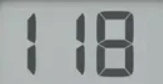
#> input picture tutorial_env/omrontest.png, 163 x 84 px, found by its file name
$ python main.py
#> lines starting #> are read from the running program, lines starting #| are printed output that depends on the picture; after the words box and inside, x2 and y2 are one past the last pixel; in counts of white or black regions, pixels touching at a corner belong together
### tutorial_env/segments.py
import numpy as np

class Segments:
    def __init__(self):
        # create a 7seg model
        self.flags = [];
        self.segments = [];
        h1 = [[0, 1.0],[0, 0.1]];       # 0
        h2 = [[0, 1.0],[0.45, 0.55]];   # 1
        h3 = [[0, 1.0],[0.9, 1.0]];     # 2
        vl1 = [[0, 0.2],[0, 0.5]];      # 3 # upper-left
        vl2 = [[0, 0.2],[0.5, 1.0]];    # 4
        vr1 = [[0.8, 1.0],[0, 0.5]];    # 5 # upper-right
        vr2 = [[0.8, 1.0], [0.5, 1.0]]; # 6
        self.segments.append(h1);
        self.segments.append(h2);
        self.segments.append(h3);
        self.segments.append(vl1);
        self.segments.append(vl2);
        self.segments.append(vr1);
        self.segments.append(vr2);

    # process an image and set flags
    def digest(self, number):
        # reset flags
        self.flags = [];

        # check res to see if it's a one
        h, w = number.shape[:2];
        if w < 0.5 * h:
            self.flags.append(5);
            self.flags.append(6);
            return;

        # check for segments
        for a in range(len(self.segments)):
            seg = self.segments[a];
            # get bounds
            xl, xh = seg[0];
            yl, yh = seg[1];
            # convert to pix coords
            xl = int(xl * w);
            xh = int(xh * w);
            yl = int(yl * h);
            yh = int(yh * h);
            sw = xh - xl;
            sh = yh - yl;
            # check
            count = np.count_nonzero(number[yl:yh, xl:xh] == 255);
            if count / (sh * sw) > 0.5: # 0.5 is a sensitivity measure
                self.flags.append(a);

    # returns the stored number (stored in self.flags)
    def getNum(self):
        # hardcoding outputs
        if self.flags == [0,2,3,4,5,6]:
            return 0;
        if self.flags == [5,6]:
            return 1;
        if self.flags == [0,1,2,4,5]:
            return 2;
        if self.flags == [0,1,2,5,6]:
            return 3;
        if self.flags == [1,3,5,6]:
            return 4;
        if self.flags == [0,1,2,3,6]:
            return 5;
        if self.flags == [0,1,2,3,4,6]:
            return 6;
        if self.flags == [0,5,6]:
            return 7;
        if self.flags == [0,1,2,3,4,5,6]:
            return 8;
        if self.flags == [0,1,2,3,5,6]:
            return 9;
        # ERROR
        return -1;

### tutorial_env/main.py
import cv2
import numpy as np
from segments import Segments
import sys

# load image
img = cv2.imread("/Users/Juan/Desktop/Grandpa-Tracker/tutorial_env/omrontest.png");
#> img is the input picture: shape (84, 163, 3); mean B, G, R 161.5, 161.9, 157

# print(img, type(img))

# make storage array
results = [];

# crop
# img = img[300:800,100:800,:];

# lab
lab = cv2.cvtColor(img, cv2.COLOR_BGR2LAB);
#> lab: shape (84, 163, 3); mean of channels 0, 1, 2 168, 126.2, 127.6
l,a,b = cv2.split(lab);

# show
cv2.imshow("orig", img);


# closing operation
kernel = np.ones((5,5), np.uint8);

# threshold params
low = 0;
high = 100;
dilateIter = 2;
erodeIter = 1;

# make copy
copy = l.copy();

# threshold
thresh = cv2.inRange(copy, low, high);
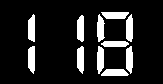
#> thresh: shape (84, 163); 13.2% white; 11 white regions, largest, box (x1, y1, x2, y2) and area: (28, 46, 35, 74) 169, (101, 12, 129, 19) 167, (28, 14, 35, 42) 167

# dilate
for a in range(dilateIter):
    thresh = cv2.dilate(thresh, kernel);
#> this loop made 2 passes
#> pass 1, `thresh = cv2.dilate(thresh, kernel);`:
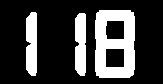
#> thresh: shape (84, 163); 24.1% white; 3 white regions, box (x1, y1, x2, y2) and area: (95, 10, 135, 78) 2004, (26, 12, 37, 76) 648, (75, 13, 86, 76) 642
#> pass 2, `thresh = cv2.dilate(thresh, kernel);`:
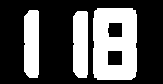
#> thresh: shape (84, 163); 34.1% white; 3 white regions, box (x1, y1, x2, y2) and area: (93, 8, 137, 80) 2716, (24, 10, 39, 78) 978, (73, 11, 88, 78) 970

# erode
for a in range(erodeIter):
    thresh = cv2.erode(thresh, kernel);
#> this loop made 1 pass
#> pass 1, `thresh = cv2.erode(thresh, kernel);`:
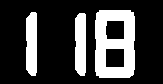
#> thresh: shape (84, 163); 24.2% white; 3 white regions

# show image
cv2.imshow("thresh", thresh);
cv2.imwrite("threshold.jpg", thresh);

# start processing
contours, _ = cv2.findContours(thresh, cv2.RETR_TREE, cv2.CHAIN_APPROX_SIMPLE);
#> contours = 5 contours; box (x1, y1, x2, y2) and area: (95, 10, 135, 78) 2542, (26, 12, 37, 76) 590, (75, 13, 86, 76) 586, (105, 48, 125, 68) 359, (105, 20, 125, 40) 349

# draw
for contour in contours:
    cv2.drawContours(img, [contour], 0, (0,255,0), 3);
#> this loop made 5 passes
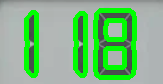
#> img: shape (84, 163, 3); mean B, G, R 128.2, 184.7, 124.7

# get res of each number
bounds = [];
h, w = img.shape[:2];
#> h = 84; w = 163
for contour in contours:
    left = w;
    right = 0;
    top = h;
    bottom = 0;
    for point in contour:
        point = point[0];
        x, y = point;
        if x < left:
            left = x;
        if x > right:
            right = x;
        if y < top:
            top = y;
        if y > bottom:
            bottom = y;
    tl = [left, top];
    br = [right, bottom];
    bounds.append([tl, br]);
#> this loop made 5 passes
#> (tl, br) on passes 1 to 5: ([75, 13], [85, 75]), ([26, 12], [36, 75]), ([95, 10], [134, 77]), ([105, 48], [124, 67]), ([105, 20], [124, 39])
#> after the loop, bounds = [[[75, 13], [85, 75]], [[26, 12], [36, 75]], [[95, 10], [134, 77]], [[105, 48], [124, 67]], [[105, 20], [124, 39]]]

# crop out each number
cuts = [];
number = 0;
for bound in bounds:
    tl, br = bound;
    cut_img = thresh[tl[1]:br[1], tl[0]:br[0]];
    # print(cut_img, 'cut_img')
    cuts.append(cut_img);
    number += 1;
#> this loop made 5 passes
#> pass 3, `cut_img = thresh[tl[1]:br[1], tl[0]:br[0]];`:
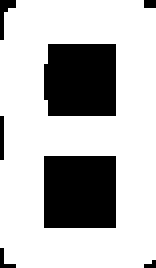
#> cut_img: shape (67, 39) (shown 4 times larger); 73.8% white; 7 black regions (5 under 20 px), largest, box (x1, y1, x2, y2) and area: (11, 39, 29, 57) 324, (11, 11, 29, 29) 315
#> after the loop, cuts = 5 items; number = 5
    # cv2.imshow(str(number), cut_img);

# font
font = cv2.FONT_HERSHEY_SIMPLEX;
#> font = 0

# create a segment model
model = Segments();
index = 0;
for cut in cuts:
    # save image
    # cv2.imwrite(str(index) + "_" + str(number) + ".jpg", cut);

    # process
    model.digest(cut);
    number = model.getNum();
    if number > 0 :
    #   print (number);
      results.append(number);
#> this loop made 5 passes
#> (h in digest, w in digest, number) on passes 1 to 5: (62, 10, 1), (63, 10, 1), (67, 39, 8), (19, 19, -1), (19, 19, -1)
#> after the loop, results = [1, 1, 8]

    # cv2.imshow(str(index), cut);

    # draw and save again
    # h, w = cut.shape[:2];
    # drawn = np.zeros((h, w, 3), np.uint8);
    # drawn[:, :, 0] = cut;
    # drawn = cv2.putText(drawn, str(number), (10,30), font, 1, (0,0,255), 2, cv2.LINE_AA);
    # cv2.imwrite("drawn" + str(index) + "_" + str(number) + ".jpg", drawn);

    # index += 1;
    # cv2.waitKey(0);


# show
# cv2.imshow("contours", img);
# cv2.imwrite("contours.jpg", img);
# cv2.waitKey(0);

print(results)
#| [1, 1, 8]
sys.stdout.flush()
